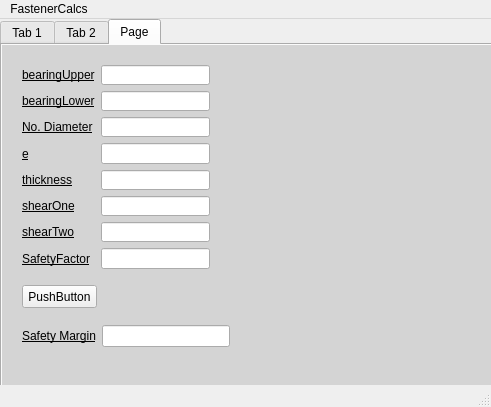
<?xml version="1.0" encoding="UTF-8"?>
<ui version="4.0">
 <class>MainWindow</class>
 <widget class="QMainWindow" name="MainWindow">
  <property name="geometry">
   <rect>
    <x>0</x>
    <y>0</y>
    <width>491</width>
    <height>407</height>
   </rect>
  </property>
  <property name="windowTitle">
   <string>MainWindow</string>
  </property>
  <property name="styleSheet">
   <string notr="true">QWidget #tab{
	background-color: rgb(234, 234, 234);
    width: 100%;
}

QLabel{
font: 75 8pt &quot;MS Shell Dlg 2&quot;;
	text-decoration: underline;
}</string>
  </property>
  <widget class="QWidget" name="centralwidget">
   <widget class="QTabWidget" name="tabFastenerWidget">
    <property name="geometry">
     <rect>
      <x>0</x>
      <y>0</y>
      <width>641</width>
      <height>581</height>
     </rect>
    </property>
    <property name="maximumSize">
     <size>
      <width>641</width>
      <height>16777215</height>
     </size>
    </property>
    <property name="baseSize">
     <size>
      <width>3</width>
      <height>0</height>
     </size>
    </property>
    <property name="styleSheet">
     <string notr="true">#tab, #tab_2 , #tab_3 {
background-color: rgb(212, 212, 212);
}</string>
    </property>
    <property name="currentIndex">
     <number>2</number>
    </property>
    <widget class="QWidget" name="tab">
     <attribute name="title">
      <string>Tab 1</string>
     </attribute>
     <widget class="QPushButton" name="calculateButton">
      <property name="geometry">
       <rect>
        <x>20</x>
        <y>210</y>
        <width>75</width>
        <height>23</height>
       </rect>
      </property>
      <property name="text">
       <string>PushButton</string>
      </property>
     </widget>
     <widget class="QLabel" name="label">
      <property name="geometry">
       <rect>
        <x>260</x>
        <y>40</y>
        <width>201</width>
        <height>221</height>
       </rect>
      </property>
      <property name="text">
       <string/>
      </property>
      <property name="pixmap">
       <pixmap>tension_shear.png</pixmap>
      </property>
     </widget>
     <widget class="QWidget" name="layoutWidget">
      <property name="geometry">
       <rect>
        <x>20</x>
        <y>240</y>
        <width>208</width>
        <height>22</height>
       </rect>
      </property>
      <layout class="QHBoxLayout" name="horizontalLayout">
       <item>
        <widget class="QLabel" name="label_6">
         <property name="text">
          <string>Safety Margin</string>
         </property>
        </widget>
       </item>
       <item>
        <widget class="QLineEdit" name="safetyMargin"/>
       </item>
      </layout>
     </widget>
     <widget class="QWidget" name="layoutWidget">
      <property name="geometry">
       <rect>
        <x>20</x>
        <y>20</y>
        <width>215</width>
        <height>154</height>
       </rect>
      </property>
      <layout class="QGridLayout" name="gridLayout">
       <item row="0" column="0">
        <layout class="QVBoxLayout" name="verticalLayout_2">
         <item>
          <widget class="QLabel" name="label_2">
           <property name="text">
            <string>Yield Stress</string>
           </property>
          </widget>
         </item>
         <item>
          <widget class="QLabel" name="label_3">
           <property name="text">
            <string>No. Diameter</string>
           </property>
          </widget>
         </item>
         <item>
          <widget class="QLabel" name="label_4">
           <property name="text">
            <string>Shear Stress x</string>
           </property>
          </widget>
         </item>
         <item>
          <widget class="QLabel" name="label_5">
           <property name="text">
            <string>Shear Stress y</string>
           </property>
          </widget>
         </item>
         <item>
          <widget class="QLabel" name="label_7">
           <property name="text">
            <string>Axial</string>
           </property>
          </widget>
         </item>
         <item>
          <widget class="QLabel" name="label_8">
           <property name="text">
            <string>Safety Factor</string>
           </property>
          </widget>
         </item>
        </layout>
       </item>
       <item row="0" column="1">
        <layout class="QVBoxLayout" name="verticalLayout">
         <item>
          <widget class="QLineEdit" name="yieldStress"/>
         </item>
         <item>
          <widget class="QLineEdit" name="nominalDiameter"/>
         </item>
         <item>
          <widget class="QLineEdit" name="shearOne"/>
         </item>
         <item>
          <widget class="QLineEdit" name="shearTwo"/>
         </item>
         <item>
          <widget class="QLineEdit" name="axial">
           <property name="styleSheet">
            <string notr="true"/>
           </property>
          </widget>
         </item>
         <item>
          <widget class="QLineEdit" name="safetyFactor"/>
         </item>
        </layout>
       </item>
      </layout>
     </widget>
    </widget>
    <widget class="QWidget" name="tab_2">
     <attribute name="title">
      <string>Tab 2</string>
     </attribute>
     <widget class="QPushButton" name="calculateShearMargin">
      <property name="geometry">
       <rect>
        <x>20</x>
        <y>220</y>
        <width>75</width>
        <height>23</height>
       </rect>
      </property>
      <property name="text">
       <string>PushButton</string>
      </property>
     </widget>
     <widget class="QWidget" name="layoutWidget">
      <property name="geometry">
       <rect>
        <x>20</x>
        <y>20</y>
        <width>214</width>
        <height>178</height>
       </rect>
      </property>
      <layout class="QGridLayout" name="gridLayout_2">
       <item row="0" column="0">
        <widget class="QLabel" name="label_9">
         <property name="text">
          <string>Shear Strength</string>
         </property>
        </widget>
       </item>
       <item row="0" column="1">
        <widget class="QLineEdit" name="shearStrength"/>
       </item>
       <item row="1" column="0">
        <widget class="QLabel" name="label_10">
         <property name="text">
          <string>No. Diameter</string>
         </property>
        </widget>
       </item>
       <item row="1" column="1">
        <widget class="QLineEdit" name="nominalDiameter_2"/>
       </item>
       <item row="2" column="0">
        <widget class="QLabel" name="label_11">
         <property name="text">
          <string>e</string>
         </property>
        </widget>
       </item>
       <item row="2" column="1">
        <widget class="QLineEdit" name="e"/>
       </item>
       <item row="3" column="0">
        <widget class="QLabel" name="label_12">
         <property name="text">
          <string>thickness</string>
         </property>
        </widget>
       </item>
       <item row="3" column="1">
        <widget class="QLineEdit" name="thickness"/>
       </item>
       <item row="4" column="0">
        <widget class="QLabel" name="label_13">
         <property name="text">
          <string>ShearOne</string>
         </property>
        </widget>
       </item>
       <item row="4" column="1">
        <widget class="QLineEdit" name="shearOneComponent"/>
       </item>
       <item row="5" column="0">
        <widget class="QLabel" name="label_14">
         <property name="text">
          <string>ShearTwo</string>
         </property>
        </widget>
       </item>
       <item row="5" column="1">
        <widget class="QLineEdit" name="shearTwoComponent"/>
       </item>
       <item row="6" column="0">
        <widget class="QLabel" name="label_15">
         <property name="text">
          <string>Safety Factor</string>
         </property>
        </widget>
       </item>
       <item row="6" column="1">
        <widget class="QLineEdit" name="safetyFactor2"/>
       </item>
      </layout>
     </widget>
     <widget class="QWidget" name="layoutWidget">
      <property name="geometry">
       <rect>
        <x>20</x>
        <y>260</y>
        <width>208</width>
        <height>22</height>
       </rect>
      </property>
      <layout class="QGridLayout" name="gridLayout_3">
       <item row="0" column="0">
        <widget class="QLabel" name="label_16">
         <property name="text">
          <string>Safety Margin</string>
         </property>
        </widget>
       </item>
       <item row="0" column="1">
        <widget class="QLineEdit" name="shearSafetyMargin"/>
       </item>
      </layout>
     </widget>
    </widget>
    <widget class="QWidget" name="tab_3">
     <attribute name="title">
      <string>Page</string>
     </attribute>
     <widget class="QPushButton" name="calculateBoltBearing">
      <property name="geometry">
       <rect>
        <x>20</x>
        <y>240</y>
        <width>75</width>
        <height>23</height>
       </rect>
      </property>
      <property name="text">
       <string>PushButton</string>
      </property>
     </widget>
     <widget class="QWidget" name="layoutWidget_2">
      <property name="geometry">
       <rect>
        <x>20</x>
        <y>280</y>
        <width>208</width>
        <height>22</height>
       </rect>
      </property>
      <layout class="QGridLayout" name="gridLayout_5">
       <item row="0" column="0">
        <widget class="QLabel" name="label_26">
         <property name="text">
          <string>Safety Margin</string>
         </property>
        </widget>
       </item>
       <item row="0" column="1">
        <widget class="QLineEdit" name="bearingSafetyMargin"/>
       </item>
      </layout>
     </widget>
     <widget class="QWidget" name="">
      <property name="geometry">
       <rect>
        <x>20</x>
        <y>20</y>
        <width>188</width>
        <height>204</height>
       </rect>
      </property>
      <layout class="QFormLayout" name="formLayout">
       <item row="0" column="0">
        <widget class="QLabel" name="label_17">
         <property name="text">
          <string>bearingUpper</string>
         </property>
        </widget>
       </item>
       <item row="0" column="1">
        <widget class="QLineEdit" name="bearingUpper"/>
       </item>
       <item row="1" column="0">
        <widget class="QLabel" name="label_18">
         <property name="text">
          <string>bearingLower</string>
         </property>
        </widget>
       </item>
       <item row="1" column="1">
        <widget class="QLineEdit" name="bearingLower"/>
       </item>
       <item row="2" column="0">
        <widget class="QLabel" name="label_19">
         <property name="text">
          <string>No. Diameter</string>
         </property>
        </widget>
       </item>
       <item row="2" column="1">
        <widget class="QLineEdit" name="nominalDiameter3"/>
       </item>
       <item row="3" column="0">
        <widget class="QLabel" name="label_20">
         <property name="text">
          <string>e</string>
         </property>
        </widget>
       </item>
       <item row="3" column="1">
        <widget class="QLineEdit" name="e_2"/>
       </item>
       <item row="4" column="0">
        <widget class="QLabel" name="label_21">
         <property name="text">
          <string>thickness</string>
         </property>
        </widget>
       </item>
       <item row="4" column="1">
        <widget class="QLineEdit" name="thickness2"/>
       </item>
       <item row="5" column="0">
        <widget class="QLabel" name="label_22">
         <property name="text">
          <string>shearOne</string>
         </property>
        </widget>
       </item>
       <item row="6" column="0">
        <widget class="QLabel" name="label_23">
         <property name="text">
          <string>shearTwo</string>
         </property>
        </widget>
       </item>
       <item row="6" column="1">
        <widget class="QLineEdit" name="shearTwo2"/>
       </item>
       <item row="7" column="0">
        <widget class="QLabel" name="label_24">
         <property name="text">
          <string>SafetyFactor</string>
         </property>
        </widget>
       </item>
       <item row="7" column="1">
        <widget class="QLineEdit" name="safetyFactor3"/>
       </item>
       <item row="5" column="1">
        <widget class="QLineEdit" name="shearOne2"/>
       </item>
      </layout>
     </widget>
    </widget>
   </widget>
  </widget>
  <widget class="QMenuBar" name="menubar">
   <property name="geometry">
    <rect>
     <x>0</x>
     <y>0</y>
     <width>491</width>
     <height>21</height>
    </rect>
   </property>
   <widget class="QMenu" name="menuFastenerCalcs">
    <property name="title">
     <string>FastenerCalcs</string>
    </property>
   </widget>
   <addaction name="menuFastenerCalcs"/>
  </widget>
  <widget class="QStatusBar" name="statusbar"/>
 </widget>
 <resources/>
 <connections/>
</ui>
